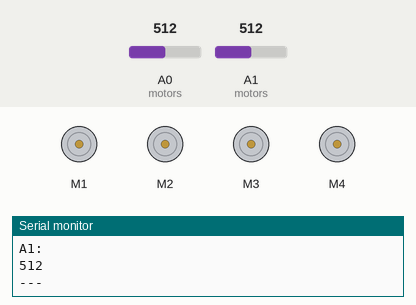
Recording of a sketch running on a simulated Arduino Uno, built with avr-gcc and run on an emulated ATmega328P. Shown: 4 × DC motor (green arrow = forward, orange = backward, longer = faster), the last lines printed to the serial monitor. Inputs (shaded band) come from the test bench; at power-on: A0 (motors) = 512, A1 (motors) = 512.

Above: at 1.2 s.
1.3 s: A0 (motors) set to 11
At 2.3 s:
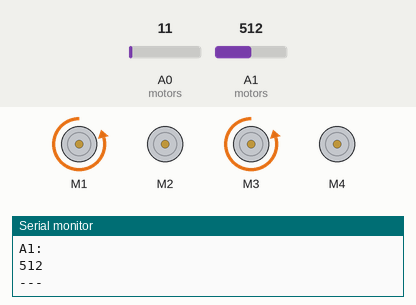
2.8 s: A0 (motors) set to 8
At 3.3 s:
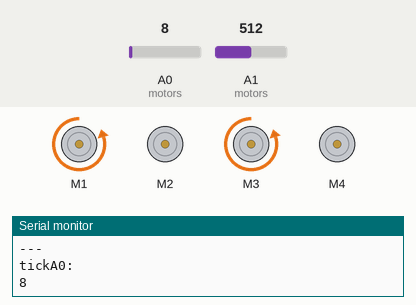
4.3 s: A1 (motors) set to 106
At 4.9 s:
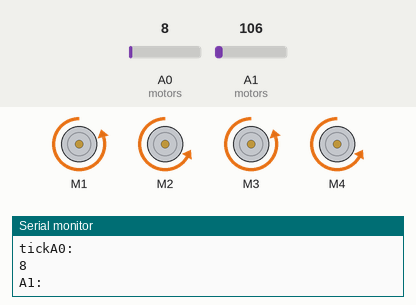
5.8 s: A1 (motors) set to 88
At 6.3 s:
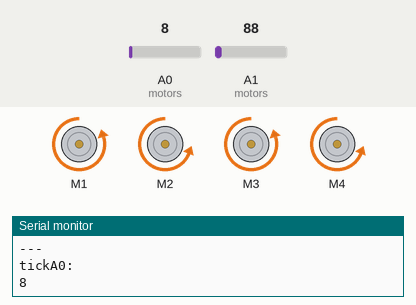
8.8 s: A0 (motors) set to 122
At 9.8 s:
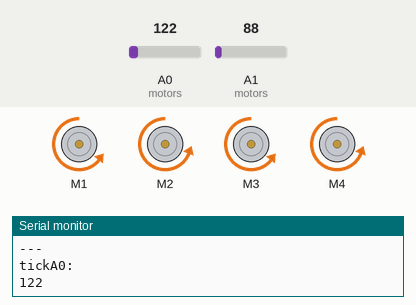
10.3 s: A1 (motors) set to 0
At 10.8 s:
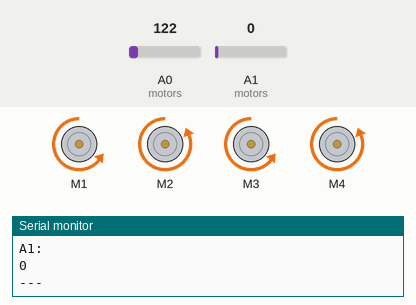
Timing chart, 0 to 12.8 s (numbered marks = the images above; inputs shaded):
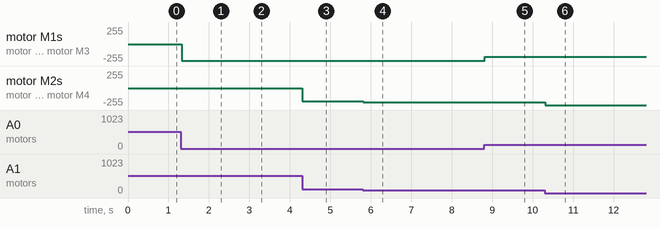

Measured:
- after the input at 1.3 s, motor M1, motor M3: stopped → backward 250/255 at once
- after the input at 2.8 s, motor M1, motor M3: backward 250/255 → backward 251/255 at once
- after the input at 4.3 s, motor M2, motor M4: stopped → backward 202/255 at once
- after the input at 5.8 s, motor M2, motor M4: backward 202/255 → backward 211/255 at once
- after the input at 8.8 s, motor M1, motor M3: backward 251/255 → backward 193/255 at once
- after the input at 10.3 s, motor M2, motor M4: backward 211/255 → backward 255/255 at once

The sketch:

car_motorControlDualInput.ino
```cpp
/*
This is a test sketch for the Adafruit assembled Motor Shield for Arduino v2
It won't work with v1.x motor shields! Only for the v2's with built in PWM
control

For use with the Adafruit Motor Shield v2
---->	http://www.adafruit.com/products/1438
*/

#include <Wire.h>
#include <Adafruit_MotorShield.h>
#include "utility/Adafruit_MS_PWMServoDriver.h"

// Create the motor shield object with the default I2C address
Adafruit_MotorShield AFMS = Adafruit_MotorShield();
// Or, create it with a different I2C address (say for stacking)
// Adafruit_MotorShield AFMS = Adafruit_MotorShield(0x61);

// Select which 'port' M1, M2, M3 or M4. In this case, M1
Adafruit_DCMotor *myMotor1 = AFMS.getMotor(1);
Adafruit_DCMotor *myMotor2 = AFMS.getMotor(2);
Adafruit_DCMotor *myMotor3 = AFMS.getMotor(3);
Adafruit_DCMotor *myMotor4 = AFMS.getMotor(4);
// You can also make another motor on port M2
//Adafruit_DCMotor *myOtherMotor = AFMS.getMotor(2);

void setup() {
  Serial.begin(9600);           // set up Serial library at 9600 bps
  Serial.println("Adafruit Motorshield v2 - DC Motor test!");

  AFMS.begin();  // create with the default frequency 1.6KHz
  //AFMS.begin(1000);  // OR with a different frequency, say 1KHz

  // Set the speed to start, from 0 (off) to 255 (max speed)
  myMotor1->setSpeed(150);
  myMotor2->setSpeed(150);
  myMotor3->setSpeed(150);
  myMotor4->setSpeed(150);
  myMotor1->run(FORWARD);
  myMotor2->run(FORWARD);
  myMotor3->run(FORWARD);
  myMotor4->run(FORWARD);
  // turn on motor
  myMotor1->run(RELEASE);
  myMotor2->run(RELEASE);
  myMotor3->run(RELEASE);
  myMotor4->run(RELEASE);
}

void loop() {
  //Analog input from A0 and A1
  int sensorValue0 = analogRead(A0);  //value of A0 from 0 to 1023 (left side motors)
  int sensorValue1 = analogRead(A1);  //value of A1 from 0 to 1023 (right side motors)
  int deadZoneStart = 501;            //deadzone around halfway
  int deadZoneEnd = 521;

  //Check on which side of the deadzone the joystick is and control the motors accordingly
  if(sensorValue0 > deadZoneEnd) {
    int mappedValue0 = map(sensorValue0, deadZoneEnd, 1023, 0, 255); //map 521-1023 to 0-255
    myMotor1->run(FORWARD);
    myMotor3->run(FORWARD);
    myMotor1->setSpeed(mappedValue0);
    myMotor3->setSpeed(mappedValue0);
  } else if(sensorValue0 < deadZoneStart) {
    int mappedValue0 = map(sensorValue0, 0, deadZoneStart, 255, 0); //map 0-501 to 0-255
    myMotor1->run(BACKWARD);
    myMotor3->run(BACKWARD);
    myMotor1->setSpeed(mappedValue0);
    myMotor3->setSpeed(mappedValue0);
  } else {
    myMotor1->run(BACKWARD); //when in dead zone stop both motors
    myMotor3->run(BACKWARD);
    myMotor1->setSpeed(0);
    myMotor3->setSpeed(0);
  }

  if(sensorValue1 > deadZoneEnd) {
    int mappedValue1 = map(sensorValue1, deadZoneEnd, 1023, 0, 255);
    myMotor2->run(FORWARD);
    myMotor4->run(FORWARD);
    myMotor2->setSpeed(mappedValue1);
    myMotor4->setSpeed(mappedValue1);
  } else if(sensorValue1 < deadZoneStart) {
    int mappedValue1 = map(sensorValue1, 0, deadZoneStart, 255, 0);
    myMotor2->run(BACKWARD);
    myMotor4->run(BACKWARD);
    myMotor2->setSpeed(mappedValue1);
    myMotor4->setSpeed(mappedValue1);
  } else {
    myMotor2->run(BACKWARD);
    myMotor4->run(BACKWARD);
    myMotor2->setSpeed(0);
    myMotor4->setSpeed(0);
  }

  Serial.print("tick");

  Serial.println("A0: ");
  Serial.println(sensorValue0);
  Serial.println("A1: ");
  Serial.println(sensorValue1);
  Serial.println("---");

}
```
